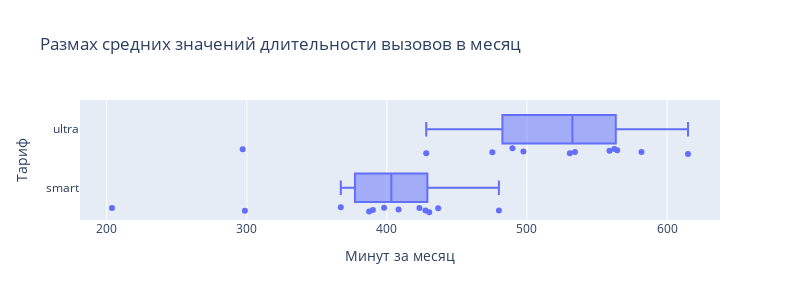

Write notebook code for a chart like this one.
### Markdown cell above
Построим гистограммы распределения вызовов, сообщений и интернет-трафика по месяцам:

### Code cell
# функция построения диаграммы размаха
def box_plot_mean(df_smart, df_ultra, title, xaxis_title, yaxis_title):
    fig = px.box({'smart': df_smart['mean'], 'ultra': df_ultra['mean']},
            orientation='h',
            points='all', 
            width=800,
            height=300, 
            title=title)
    fig.update_layout(xaxis_title=xaxis_title, yaxis_title=yaxis_title)
    fig.show()

# строим диаграмму размаха для средних значений вызовов
box_plot_mean(calls_stat_smart,
              calls_stat_ultra, 
              'Размах средних значений длительности вызовов в месяц',
              'Минут за месяц',
              'Тариф')

### Figure 1 — Plotly figure (JSON) as saved in the notebook; plotly's stock layout.template omitted (floating-point values rounded to 4 significant figures)
{"data": [{"alignmentgroup": "True", "boxpoints": "all", "hovertemplate": "value=%{x}<br>variable=%{y}<extra></extra>", "legendgroup": "", "marker": {"color": "#636efa"}, "name": "", "notched": false, "offsetgroup": "", "orientation": "h", "showlegend": false, "type": "box", "x": [203.9, 298.7, 390.1, 367.1, 387.4, 398.1, 408.4, 423.3, 430.3, 427.6, 436.6, 480.0, 428.1, 297.1, 489.6, 475.3, 534.2, 497.5, 564.4, 530.6, 558.9, 581.7, 562.4, 614.9], "x0": " ", "xaxis": "x", "y": ["smart", "smart", "smart", "smart", "smart", "smart", "smart", "smart", "smart", "smart", "smart", "smart", "ultra", "ultra", "ultra", "ultra", "ultra", "ultra", "ultra", "ultra", "ultra", "ultra", "ultra", "ultra"], "y0": " ", "yaxis": "y"}], "layout": {"boxmode": "group", "height": 300, "legend": {"tracegroupgap": 0}, "title": {"text": "Размах средних значений длительности вызовов в месяц"}, "width": 800, "xaxis": {"anchor": "y", "domain": [0, 1], "title": {"text": "Минут за месяц"}}, "yaxis": {"anchor": "x", "domain": [0, 1], "title": {"text": "Тариф"}}}}
